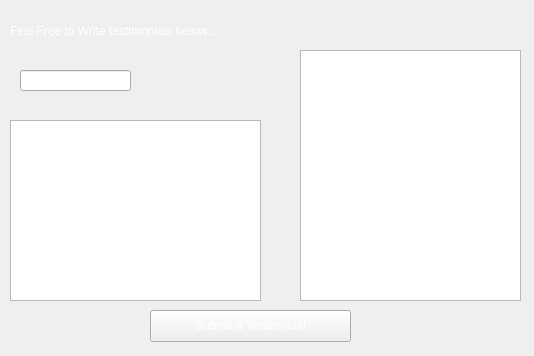
<?xml version="1.0" encoding="UTF-8"?>
<ui version="4.0">
 <class>Testimonial</class>
 <widget class="QWidget" name="Testimonial">
  <property name="enabled">
   <bool>true</bool>
  </property>
  <property name="geometry">
   <rect>
    <x>0</x>
    <y>0</y>
    <width>534</width>
    <height>356</height>
   </rect>
  </property>
  <property name="windowTitle">
   <string>Form</string>
  </property>
  <property name="autoFillBackground">
   <bool>true</bool>
  </property>
  <property name="styleSheet">
   <string notr="true">background-image: url(:/Resources/night.jpg);</string>
  </property>
  <widget class="QPushButton" name="write">
   <property name="geometry">
    <rect>
     <x>150</x>
     <y>310</y>
     <width>201</width>
     <height>32</height>
    </rect>
   </property>
   <property name="styleSheet">
    <string notr="true">border-color: rgb(255, 255, 255);
font: 15pt &quot;American Typewriter&quot;;
color: white;</string>
   </property>
   <property name="text">
    <string>Submit a Testimonial</string>
   </property>
  </widget>
  <widget class="QTextEdit" name="custTest">
   <property name="geometry">
    <rect>
     <x>300</x>
     <y>50</y>
     <width>221</width>
     <height>251</height>
    </rect>
   </property>
   <property name="styleSheet">
    <string notr="true">font: 16pt &quot;American Typewriter&quot;;
color: white;</string>
   </property>
  </widget>
  <widget class="QTextEdit" name="submitForm">
   <property name="geometry">
    <rect>
     <x>10</x>
     <y>120</y>
     <width>251</width>
     <height>181</height>
    </rect>
   </property>
   <property name="styleSheet">
    <string notr="true">font: 16pt &quot;American Typewriter&quot;;
color: white;</string>
   </property>
  </widget>
  <widget class="QLabel" name="label">
   <property name="geometry">
    <rect>
     <x>10</x>
     <y>10</y>
     <width>271</width>
     <height>41</height>
    </rect>
   </property>
   <property name="styleSheet">
    <string notr="true">font: italic 14pt &quot;Zapfino&quot;;
color: white;</string>
   </property>
   <property name="text">
    <string>Feel Free to Write testimonials below...</string>
   </property>
  </widget>
  <widget class="QLineEdit" name="nameLine">
   <property name="geometry">
    <rect>
     <x>20</x>
     <y>70</y>
     <width>111</width>
     <height>21</height>
    </rect>
   </property>
   <property name="styleSheet">
    <string notr="true">font: 13pt &quot;American Typewriter&quot;;
color: white;</string>
   </property>
   <property name="text">
    <string/>
   </property>
   <property name="placeholderText">
    <string>Enter Name:</string>
   </property>
  </widget>
 </widget>
 <resources/>
 <connections/>
</ui>
